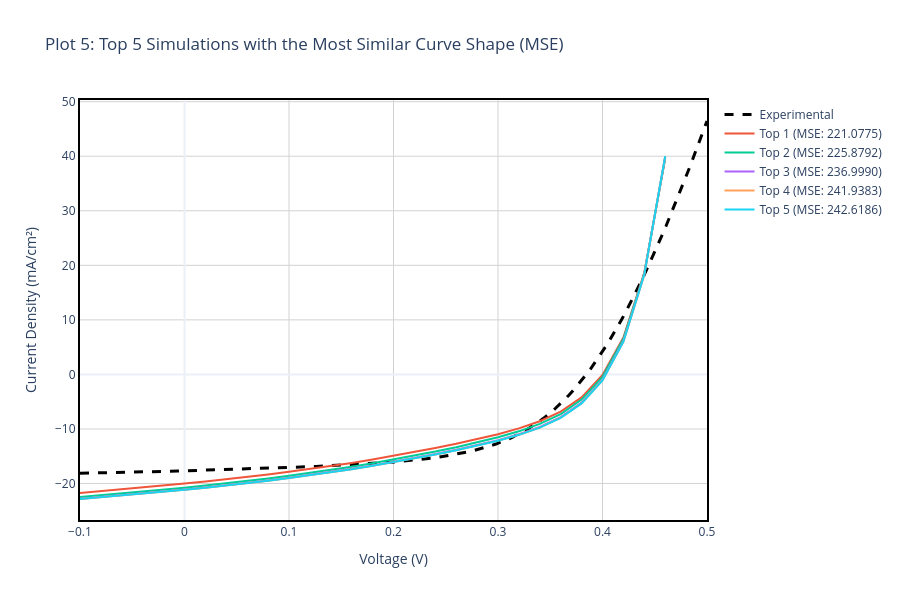

Notebook source saved alongside this figure:
### Markdown cell above
## Section 5: Shape-Based Comparison Using Mean Squared Error (MSE)

### Motivation
While parameter-based matching identifies designs meeting target specifications, it does not guarantee realistic device physics. Two J-V curves can have identical parameters but very different shapes, indicating different dominant loss mechanisms. This section employs a **shape-matching algorithm** to identify simulations whose curve morphology most closely resembles the experimental measurement.

### Mathematical Approach
For each simulation, we:

1. **Interpolate** the simulated J-V curve to the exact voltages measured in the experiment
2. **Calculate Mean Squared Error** in the overlapping voltage range:

$$\text{MSE} = \frac{1}{N} \sum_{i=1}^{N} \left(J_i^{exp} - J_i^{sim}(V_i)\right)^2$$

where $J^{exp}$ is experimental current density at measured voltages, $J^{sim}(V_i)$ is interpolated simulated current density at those same voltages, and $N$ is the number of measurement points.

3. **Identify** the top 5 simulations with **lowest MSE** values

### Interpretation
Lower MSE values indicate better agreement in curve shape. This metric is sensitive to:
- The "knee" or transition region of the J-V curve (determined by series/shunt resistance and ideality factors)
- Overall current deficit and voltage losses
- Non-ideal behavior like S-shaped curves or kinks caused by interface barriers

### Comparison with Parameter-Based Matching
- **Parameter-based**: Focuses on specific values ($V_{oc}$, $J_{sc}$, $FF$, $\eta$)
- **Shape-based (MSE)**: Focuses on the entire curve morphology and transition characteristics

Together, these approaches provide complementary insights into which simulations best capture experimental device behavior.

### Code cell
for d in scaps_data:
    v_sim = d['v(V)']
    j_sim = d['jtot(mA/cm2)']
    
    # Create an interpolator to compare with the exact voltages measured in the lab
    interp_func = interp1d(v_sim, j_sim, kind='linear', fill_value="extrapolate")
    
    # Evaluate only in the overlapping region (common Voltage Range)
    v_min, v_max = max(v_sim.min(), exp_data['v(V)'].min()), min(v_sim.max(), exp_data['v(V)'].max())
    valid_exp = exp_data[(exp_data['v(V)'] >= v_min) & (exp_data['v(V)'] <= v_max)]
    
    if len(valid_exp) > 5:
        j_sim_interp = interp_func(valid_exp['v(V)'])
        mse = mean_squared_error(valid_exp['jtot(mA/cm2)'], j_sim_interp)
        d['mse'] = mse
    else:
        d['mse'] = float('inf')

top_5_mse = sorted(scaps_data, key=lambda x: x.get('mse', float('inf')))[:5]

# ------------------ PLOT 4: TOP 5 VS EXPERIMENTAL (MSE SHAPE) ------------------
fig4 = go.Figure()
fig4.add_trace(go.Scatter(
    x=exp_data['v(V)'], y=exp_data['jtot(mA/cm2)'], 
    mode='lines', name='Experimental', line=dict(color='black', dash='dash', width=3)
))

for i, d in enumerate(top_5_mse):
    # Filter to experimental maximum limits
    mask = (d['v(V)'] <= EXP_V_MAX) & (d['jtot(mA/cm2)'] <= EXP_J_MAX)
    v_filtered = d['v(V)'][mask]
    j_filtered = d['jtot(mA/cm2)'][mask]
    
    hover_text = f"<b>{d['label']}</b><br>MSE: {d['mse']:.4f}"
    fig4.add_trace(go.Scatter(
        x=v_filtered, y=j_filtered, mode='lines', 
        name=f"Top {i+1} (MSE: {d['mse']:.4f})", hoverinfo='text', hovertext=hover_text
    ))

fig4.update_xaxes(showline=True, linewidth=2, linecolor='black', mirror=True)
fig4.update_yaxes(showline=True, linewidth=2, linecolor='black', mirror=True)
fig4.update_layout(
    title='Plot 5: Top 5 Simulations with the Most Similar Curve Shape (MSE)',
    xaxis_title='Voltage (V)', 
    yaxis_title='Current Density (mA/cm²)',
    hovermode='closest', template='plotly_white', width=900, height=600,
    plot_bgcolor='white',
    xaxis=dict(showgrid=True, gridwidth=1, gridcolor='lightgray'),
    yaxis=dict(showgrid=True, gridwidth=1, gridcolor='lightgray')
)
fig4.show()
fig4.write_image(os.path.join(plots_dir, 'Plot5_Top5_MSE_Shape.png'), width=900, height=600)
print(f"✅ Saved Plot 5 to {plots_dir}/Plot5_Top5_MSE_Shape.png")

### Figure 1 — Plotly figure (JSON) as saved in the notebook; plotly's stock layout.template omitted (floating-point values rounded to 4 significant figures; data arrays with more than 128 entries replaced by an {"elided": "..."} marker saying what was removed)
{"data": [{"line": {"color": "black", "dash": "dash", "width": 3}, "mode": "lines", "name": "Experimental", "type": "scatter", "x": {"elided": "200 float values"}, "y": {"elided": "200 float values"}}, {"hoverinfo": "text", "hovertext": "<b>CdS (L2)>>defect 1>>total defect density [1/cm³]: 100000000000000000000</b><br>MSE: 221.0775", "mode": "lines", "name": "Top 1 (MSE: 221.0775)", "type": "scatter", "x": [-0.1, -0.08, -0.06, -0.04, -0.02, 0.0, 0.02, 0.04, 0.06, 0.08, 0.1, 0.12, 0.14, 0.16, 0.18, 0.2, 0.22, 0.24, 0.26, 0.28, 0.3, 0.32, 0.34, 0.36, 0.38, 0.4, 0.42, 0.44, 0.46], "y": [-21.73, -21.41, -21.09, -20.74, -20.39, -20.02, -19.63, -19.23, -18.8, -18.34, -17.86, -17.35, -16.8, -16.22, -15.6, -14.94, -14.24, -13.51, -12.72, -11.88, -10.96, -9.892, -8.578, -6.812, -4.22, -0.1135, 6.757, 18.65, 39.61]}, {"hoverinfo": "text", "hovertext": "<b>CdS (L2)>>defect 1>>total defect density [1/cm³]: 10000000000000000000</b><br>MSE: 225.8792", "mode": "lines", "name": "Top 2 (MSE: 225.8792)", "type": "scatter", "x": [-0.1, -0.08, -0.06, -0.04, -0.02, 0.0, 0.02, 0.04, 0.06, 0.08, 0.1, 0.12, 0.14, 0.16, 0.18, 0.2, 0.22, 0.24, 0.26, 0.28, 0.3, 0.32, 0.34, 0.36, 0.38, 0.4, 0.42, 0.44, 0.46], "y": [-22.49, -22.17, -21.84, -21.5, -21.14, -20.76, -20.37, -19.96, -19.53, -19.07, -18.59, -18.07, -17.51, -16.92, -16.29, -15.62, -14.9, -14.15, -13.35, -12.48, -11.53, -10.43, -9.079, -7.268, -4.619, -0.439, 6.53, 18.55, 39.7]}, {"hoverinfo": "text", "hovertext": "<b>CdS (L2)>>defect 1>>total defect density [1/cm³]: 1000000000000000000</b><br>MSE: 236.9990", "mode": "lines", "name": "Top 3 (MSE: 236.9990)", "type": "scatter", "x": [-0.1, -0.08, -0.06, -0.04, -0.02, 0.0, 0.02, 0.04, 0.06, 0.08, 0.1, 0.12, 0.14, 0.16, 0.18, 0.2, 0.22, 0.24, 0.26, 0.28, 0.3, 0.32, 0.34, 0.36, 0.38, 0.4, 0.42, 0.44, 0.46], "y": [-22.8, -22.48, -22.16, -21.82, -21.46, -21.1, -20.71, -20.31, -19.88, -19.43, -18.95, -18.44, -17.9, -17.31, -16.69, -16.04, -15.34, -14.6, -13.82, -12.97, -12.04, -10.96, -9.628, -7.824, -5.165, -0.9421, 6.129, 18.36, 39.91]}, {"hoverinfo": "text", "hovertext": "<b>CdS (L2)>>defect 1>>total defect density [1/cm³]: 100000000000000000</b><br>MSE: 241.9383", "mode": "lines", "name": "Top 4 (MSE: 241.9383)", "type": "scatter", "x": [-0.1, -0.08, -0.06, -0.04, -0.02, 0.0, 0.02, 0.04, 0.06, 0.08, 0.1, 0.12, 0.14, 0.16, 0.18, 0.2, 0.22, 0.24, 0.26, 0.28, 0.3, 0.32, 0.34, 0.36, 0.38, 0.4, 0.42, 0.44, 0.46], "y": [-22.84, -22.52, -22.2, -21.86, -21.51, -21.14, -20.76, -20.35, -19.93, -19.48, -19.0, -18.49, -17.95, -17.37, -16.75, -16.1, -15.41, -14.67, -13.9, -13.06, -12.13, -11.06, -9.738, -7.944, -5.293, -1.072, 6.014, 18.3, 39.99]}, {"hoverinfo": "text", "hovertext": "<b>CdS (L2)>>defect 1>>total defect density [1/cm³]: 10000000000000000</b><br>MSE: 242.6186", "mode": "lines", "name": "Top 5 (MSE: 242.6186)", "type": "scatter", "x": [-0.1, -0.08, -0.06, -0.04, -0.02, 0.0, 0.02, 0.04, 0.06, 0.08, 0.1, 0.12, 0.14, 0.16, 0.18, 0.2, 0.22, 0.24, 0.26, 0.28, 0.3, 0.32, 0.34, 0.36, 0.38, 0.4, 0.42, 0.44, 0.46], "y": [-22.84, -22.53, -22.2, -21.86, -21.51, -21.14, -20.76, -20.36, -19.93, -19.48, -19.01, -18.5, -17.95, -17.38, -16.76, -16.11, -15.41, -14.68, -13.9, -13.07, -12.14, -11.08, -9.75, -7.958, -5.308, -1.088, 6.0, 18.3, 40.0]}], "layout": {"height": 600, "hovermode": "closest", "plot_bgcolor": "white", "title": {"text": "Plot 5: Top 5 Simulations with the Most Similar Curve Shape (MSE)"}, "width": 900, "xaxis": {"gridcolor": "lightgray", "gridwidth": 1, "linecolor": "black", "linewidth": 2, "mirror": true, "showgrid": true, "showline": true, "title": {"text": "Voltage (V)"}}, "yaxis": {"gridcolor": "lightgray", "gridwidth": 1, "linecolor": "black", "linewidth": 2, "mirror": true, "showgrid": true, "showline": true, "title": {"text": "Current Density (mA/cm²)"}}}}
